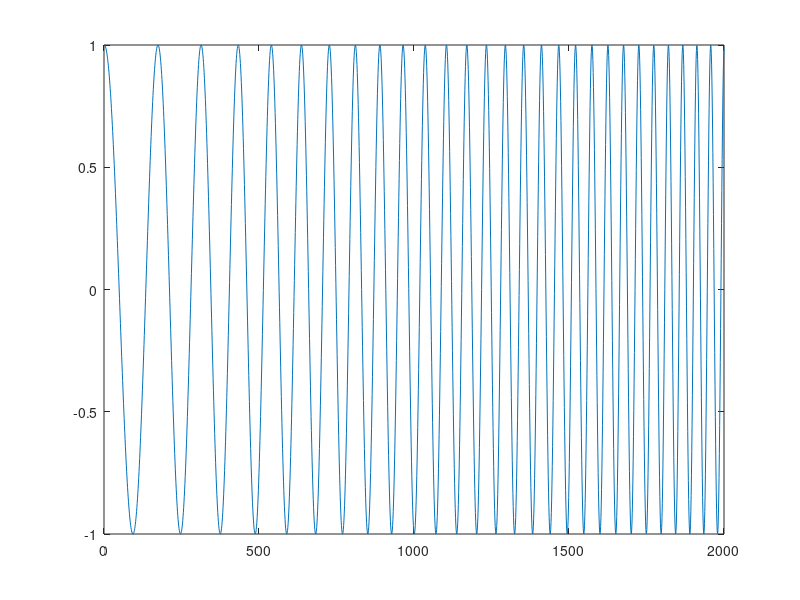

This figure's MATLAB source: (Note: this script raises an error after producing the figure.)
function [inst_freq] = Instantaneous_Oscillatory_Frequency_Rajashree(LFP, sFreq)
% INPUT:
%  LFP = vector of the LFP data
%  sFreq - the sampling rate
% low_and_high - a vector of lenght = 2 that has the low and high cutoffs
% for the frequency estimation.
%
% OUTPUT:
%  For each point in LFP, inst_freq returns the best estimate of the
%  oscilaltory frequency at that point.
%
% Cowen 2022 - made some fixes.
% Cowen - note to Rajashree: 
% input y - fine for testing - but that broke the function as the inst
% freq is calculated in the original case on y and not LFP (the input to the function). I made the
% changes to fix this. See track changes in github
if nargin == 0
    % I often do this (nargin ==0) just to make it easy to test functions
    % with artificial data but not interfere with things when actual inputs
    % are supplied.
    sFreq = 1000;
    % for testing only
    t = 0:1/sFreq:2-1/sFreq;
    LFP = chirp(t,5,1,14);
end

z = hilbert(LFP);
inst_freq = sFreq/(2*pi)*diff(unwrap(angle(z)));
% Add a point to the end to adjust for the fact that the length of
% inst_freq is 1 less than the original LFP...
inst_freq(end+1) = inst_freq(end);

if nargout ==0
    % I assum that if no outputs are requested, the plot it out.
    figure
    plot(LFP);
    yyaxis right
    plot(inst_freq)
    xlabel('Time')
    ylabel('Hz')
    grid on
    title('Instantaneous Frequency')
end
